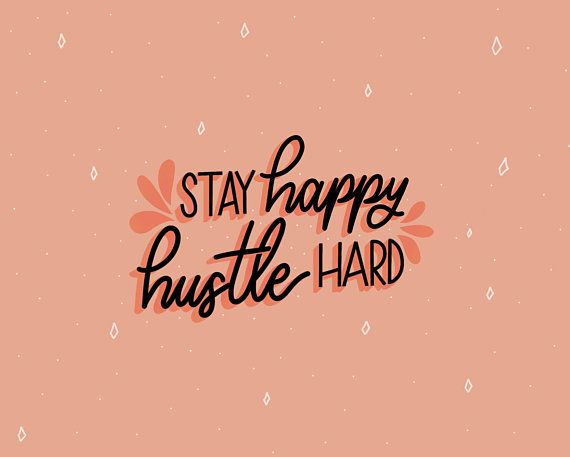
#> input picture Prak2/bg.jpg, 570 x 457 px
$ python '3-Copyflipcitra copy.py'
#> lines starting #> are read from the running program, lines starting #| are printed output that depends on the picture; after the words box and inside, x2 and y2 are one past the last pixel; in counts of white or black regions, pixels touching at a corner belong together
import cv2
import numpy as np

# membaca image
img = cv2.imread("bg.jpg")
#> img is the input picture: shape (457, 570, 3); mean B, G, R 137.7, 159.9, 221.4
# menampilkan ukuran dan struktur data image
print("Ukuran gambar : ", img.shape)
#| Ukuran gambar :  (457, 570, 3)

# get the height and width of the image
height, width = img.shape[0], img.shape[1]
#> height = 457; width = 570
print("Tipe data : ", img.dtype)
#| Tipe data :  uint8

# menampilkan image
cv2.imshow("Image original", img)

# mengakses warna pixel BGR
print(img[136,413])
#| [145 168 230]

# copy dan set pixel BGR
new_img1 = np.zeros((height, width, 3), np.uint8)
new_img1 = img.copy()
new_img1[135:146, 413:423] = (0, 255, 0)
#> new_img1: shape (457, 570, 3); 0.04% of pixels changed, all inside (x1, y1, x2, y2) = (413, 135, 423, 146)

# menampilkan updated image
cv2.imshow("img set pixel : ", new_img1)

# build an image with zero filled
new_img2 = np.zeros((height, width, 3), np.uint8)
new_img3 = np.zeros((height, width, 3), np.uint8)
new_img4 = np.zeros((height, width, 3), np.uint8)

new_img1 = cv2.cvtColor(new_img1, cv2.COLOR_BGR2RGB)

# copy image
for i in range(height):
    for j in range(width):
        for k in range(3):
            new_img2[i, j][k] = img[i, j][k]

cv2.imshow("Image copy", new_img2)
new_img2 = cv2.cvtColor(new_img2, cv2.COLOR_BGR2RGB)

# flip horizontal image
for i in range(height):
    for j in range(width):
        for k in range(3):
            new_img3[i, j][k] = img[height - 1 - i, j][k]
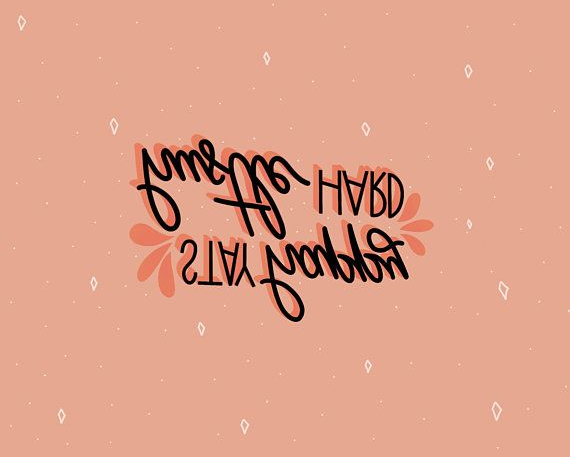
#> new_img3: shape (457, 570, 3); mean B, G, R 137.7, 159.9, 221.4

cv2.imshow("Image flip horizontal", new_img3)

# flip vertikal image
for i in range(height):
    for j in range(width):
        for k in range(3):
            new_img4[i, j][k] = img[i, width - 1 - j][k]
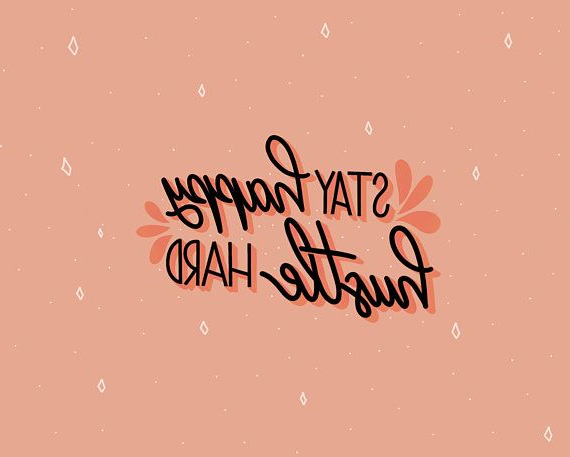
#> new_img4: shape (457, 570, 3); mean B, G, R 137.7, 159.9, 221.4

cv2.imshow("Image flip vertikal", new_img4)

cv2.waitKey(0)
cv2.destroyAllWindows()
